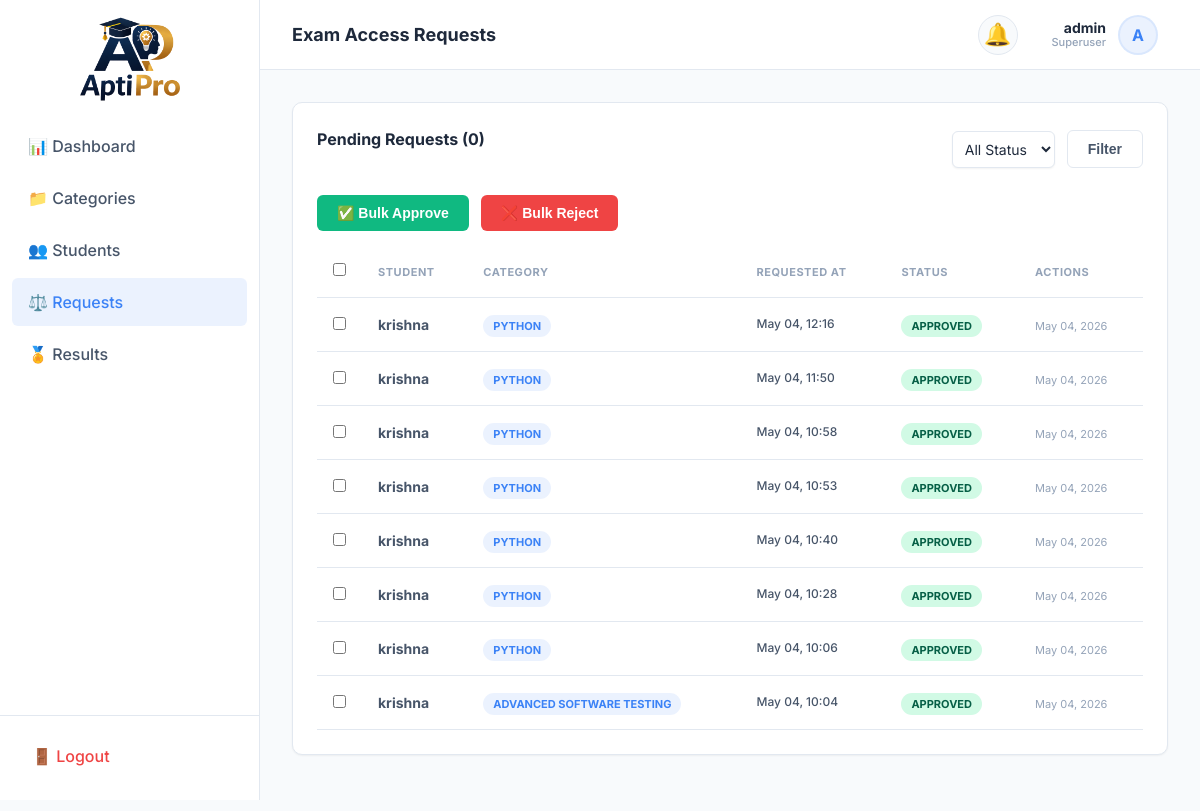
Screenshot of /admin-panel/requests/ (signed in) with the database file from the repository.
### exams/models.py (models this page shows, shortened)
class CustomUser(AbstractUser):
    class Role(models.TextChoices):
        STUDENT = 'Student', 'Student'
        ADMIN = 'Admin', 'Admin'
    role = models.CharField(
        max_length=10,
        choices=Role.choices,
        default=Role.STUDENT,
        db_index=True,
        help_text='Determines UI experience. Admin dashboard requires is_superuser.',
    )
    whatsapp_number = models.CharField(
        max_length=15,
        blank=True,
        validators=[
            RegexValidator(
                regex=r'^\+?1?\d{9,15}$',
                message='WhatsApp number must be 9-15 digits, optionally starting with +.',
            )
        ],
        help_text='WhatsApp number for direct contact.',
    )
    phone_number = models.CharField(
        max_length=15,
        blank=True,
        validators=[
            RegexValidator(
                regex=r'^\+?1?\d{9,15}$',
                message='Phone number must be 9-15 digits, optionally starting with +.',
            )
        ],
        help_text='Primary contact number.',
    )
    profile_photo = models.ImageField(
        upload_to='profile_photos/%Y/%m/',
        blank=True,
        null=True,
        help_text='Student profile picture.',
    )
    date_of_birth = models.DateField(
        blank=True,
        null=True,
        help_text='Student date of birth.',
    )
    address = models.TextField(
        blank=True,
        help_text='Full postal address.',
    )
    institution = models.CharField(
        max_length=200,
        blank=True,
        help_text='School / college / university name.',
    )
    @property
    def name(self):
        if self.first_name and self.last_name:
            return f"{self.first_name} {self.last_name}"
        return self.first_name or self.username
    class Meta:
        verbose_name = 'User'
        verbose_name_plural = 'Users'
        ordering = ['-date_joined']
        indexes = [
            models.Index(fields=['role'], name='idx_user_role'),
            models.Index(fields=['-date_joined'], name='idx_user_joined'),
            models.Index(fields=['email'], name='idx_user_email'),
        ]

class ExamRequest(models.Model):
    class Status(models.TextChoices):
        PENDING = 'Pending', 'Pending'
        APPROVED = 'Approved', 'Approved'
        REJECTED = 'Rejected', 'Rejected'
    id = models.UUIDField(
        primary_key=True,
        default=uuid.uuid4,
        editable=False,
    )
    student = models.ForeignKey(
        settings.AUTH_USER_MODEL,
        on_delete=models.CASCADE,
        related_name='exam_requests',
        help_text='Student requesting exam access.',
    )
    category = models.ForeignKey(
        'Category',
        on_delete=models.CASCADE,
        related_name='requests',
        help_text='Category the student wants to take an exam in.',
        null=True, # For existing records during migration
    )
    status = models.CharField(
        max_length=10,
        choices=Status.choices,
        default=Status.PENDING,
        db_index=True,
    )
    rejection_reason = models.TextField(
        blank=True,
        help_text='Reason for rejection (filled by admin if rejected).',
    )
    requested_at = models.DateTimeField(auto_now_add=True, db_index=True)
    reviewed_at = models.DateTimeField(
        null=True,
        blank=True,
        help_text='When the admin reviewed this request.',
    )
    reviewed_by = models.ForeignKey(
        settings.AUTH_USER_MODEL,
        on_delete=models.SET_NULL,
        null=True,
        blank=True,
        related_name='reviewed_requests',
        help_text='Admin who reviewed this request.',
    )
    class Meta:
        verbose_name = 'Exam Request'
        verbose_name_plural = 'Exam Requests'
        ordering = ['-requested_at']
        indexes = [
            models.Index(fields=['status', 'student', 'category'], name='idx_req_stat_stud_cat'),
            models.Index(fields=['status', 'student'], name='idx_req_status_student'),
            models.Index(fields=['status', '-requested_at'], name='idx_req_status_date'),
            models.Index(fields=['student', '-requested_at'], name='idx_req_student_date'),
        ]

class Category(models.Model):
    name = models.CharField(
        max_length=100,
        unique=True,
        db_index=True,
        help_text='Name of the exam category.'
    )
    description = models.TextField(
        blank=True,
        help_text='Brief overview of what this category covers.'
    )
    created_at = models.DateTimeField(auto_now_add=True, db_index=True)
    is_active = models.BooleanField(
        default=True,
        db_index=True,
        help_text='Whether this category is visible to students.'
    )
    class Meta:
        verbose_name = 'Category'
        verbose_name_plural = 'Categories'
        ordering = ['name']
        indexes = [
            models.Index(fields=['name'], name='idx_cat_name'),
            models.Index(fields=['-created_at'], name='idx_cat_created'),
        ]

### exams/views.py (the view)
# urls.py: path('admin-panel/requests/', views.AdminExamRequestsView.as_view(), name='admin_exam_requests'),
class AdminExamRequestsView(SuperuserRequiredMixin, ListView):
    template_name = 'exams/admin/exam_requests.html'
    context_object_name = 'requests'
    paginate_by = 20
    def get_queryset(self):
        qs = ExamRequest.objects.select_related('student').order_by('-requested_at')
        status = self.request.GET.get('status', '').strip()
        if status:
            qs = qs.filter(status=status)
        return qs
    def get_context_data(self, **kwargs):
        ctx = super().get_context_data(**kwargs)
        ctx['current_status'] = self.request.GET.get('status', '')
        ctx['status_choices'] = ExamRequest.Status.choices
        ctx['pending_count'] = ExamRequest.objects.filter(status='Pending').count()
        return ctx

### exams/mixins.py (called while the page is built)
    def test_func(self):
        return self.request.user.is_superuser

### templates/exams/admin/exam_requests.html (shortened to what this page needs)
{% extends 'base.html' %}
{% load static %}
{% block page_title %}Exam Access Requests{% endblock %}
{% block content %}
<div class="card">
  <div style="display: flex; align-items: center; justify-content: space-between; margin-bottom: 24px;">
    <div class="card-title">Pending Requests ({{ pending_count }})</div>
    <form method="GET" style="display: flex; gap: 12px; align-items: center;">
      <select name="status" class="input" style="padding: 8px;">
        <option value="">All Status</option>
      </select>
      <button type="submit" class="btn btn-outline btn-sm">Filter</button>
    </form>
  </div>
  <form action="{% url 'admin_bulk_request_action' %}" method="POST">
    <div style="display: flex; gap: 12px; margin-bottom: 16px;">
      <button type="submit" name="action" value="approve" class="btn btn-success btn-sm">✅ Bulk Approve</button>
      <button type="button" onclick="showBulkReject()" class="btn btn-danger btn-sm">❌ Bulk Reject</button>
    </div>
    <div class="table-container">
      <table class="data-table">
        <thead>
          <tr>
            <th width="40"><input type="checkbox" id="selectAll"></th>
            <th>Student</th>
            <th>Category</th>
            <th>Requested At</th>
            <th>Status</th>
            <th>Actions</th>
          </tr>
        </thead>
        <tbody>
          {% for req in requests %}
            <tr>
              <td><input type="checkbox" name="selected_requests" value="{{ req.id }}" class="row-checkbox"></td>
              <td style="font-weight: 700;">{{ req.student.username }}</td>
              <td><span class="badge badge-approved" style="background: var(--accent-primary-light); color: var(--accent-primary);">{{ req.category.name }}</span></td>
              <td style="font-size: 12px; font-weight: 500;">{{ req.requested_at|date:"M d, H:i" }}</td>
              <td><span class="badge badge-{{ req.status|lower }}">{{ req.status }}</span></td>
              <td>
                {% if req.status == 'Pending' %}
                  <div style="display: flex; gap: 8px;">
                    <button type="button" onclick="approveSingle('{{ req.id }}')" class="btn btn-outline btn-sm" style="color: var(--accent-success); border-color: var(--accent-success);">Approve</button>
                    <button type="button" onclick="rejectSingle('{{ req.id }}')" class="btn btn-outline btn-sm" style="color: var(--accent-danger); border-color: var(--accent-danger);">Reject</button>
                  </div>
                {% else %}
                  <span style="font-size: 11px; color: var(--text-muted);">{{ req.reviewed_at|date:"M d, Y" }}</span>
                {% endif %}
              </td>
            </tr>
          {% empty %}
            <tr><td colspan="6" style="text-align: center; color: var(--text-muted); padding: 48px;">No requests found.</td></tr>
          {% endfor %}
        </tbody>
      </table>
    </div>
  </form>
</div>
{% endblock %}

### templates/base.html (shortened to what this page needs)
{% load static %}
<!DOCTYPE html>
<html lang="en">
<head>
  <link rel="stylesheet" href="{% static 'css/style.css' %}">
</head>
<body class="{% block body_class %}{% endblock %}">
  <div class="app-container">
    {% if user.is_authenticated %}
    <div class="sidebar" id="sidebar">
      <div class="brand" style="display: flex; justify-content: center; margin-top: -3.5rem;margin-bottom: -4rem;">
        <img src="{% static 'images/logo.png' %}" alt="Aptipro Logo"
          style="height: 150px; width: 200px; object-fit: contain;">
      </div>
      <nav class="sidebar-nav">
        {% if user.is_superuser %}
        <a href="{% url 'admin_dashboard' %}"
          class="nav-link {% if request.resolver_match.url_name == 'admin_dashboard' %}active{% endif %}">📊
          Dashboard</a>
        <a href="{% url 'admin_categories' %}"
          class="nav-link {% if 'category' in request.resolver_match.url_name %}active{% endif %}">📁 Categories</a>
        <a href="{% url 'admin_students' %}"
          class="nav-link {% if 'student' in request.resolver_match.url_name %}active{% endif %}">👥 Students</a>
        <a href="{% url 'admin_exam_requests' %}"
          class="nav-link {% if 'request' in request.resolver_match.url_name %}active{% endif %}">⚖️ Requests</a>
        <a href="{% url 'admin_results' %}"
          class="nav-link {% if 'result' in request.resolver_match.url_name %}active{% endif %}">🏅 Results</a>
        {% endif %}
      </nav>
      <div style="padding: 16px; border-top: 1px solid var(--border-color);">
        <a href="{% url 'logout' %}" class="nav-link" style="color: var(--accent-danger);">🚪 Logout</a>
      </div>
    </div>
    {% endif %}
    <div class="main-content">
      {% if user.is_authenticated %}
      <header class="header">
        <h1 style="font-size: 18px; font-weight: 700; color: var(--text-primary);">
          {% block page_title %}Dashboard{% endblock %}
        </h1>
        <div class="header-actions">
          <div class="notification-container" id="notifContainer">
            <div class="notification-bell" onclick="toggleNotifDropdown(event)">
              🔔 {% if unread_count > 0 %}<span class="notification-badge" id="notifBadge"></span>{% endif %}
            </div>
          </div>
          <div class="user-meta" id="userMenuTrigger" onclick="toggleUserDropdown(event)">
            <div class="user-profile-trigger">
              <div class="user-info-text">
                <span class="user-name">{{ user.name|default:user.username }}</span>
                <span class="user-role">{{ user.get_role_display }}</span>
              </div>
              {% if user.profile_photo %}
              <img src="{{ user.profile_photo.url }}" alt="Profile" class="profile-circle">
              {% else %}
              <div class="profile-placeholder">{{ user.username.0|upper }}</div>
              {% endif %}
            </div>
          </div>
        </div>
      </header>
      {% endif %}
      <main class="content-body">
        {% block content %}{% endblock %}
      </main>
    </div>
  </div>
</body>
</html>

### rows the page displays
CustomUser: name "admin", role "Superuser", username.0 "A"
ExamRequest: student.username "krishna", category.name "PYTHON", requested_at "May 04, 12:16", status "APPROVED", reviewed_at "May 04, 2026"
ExamRequest: student.username "krishna", category.name "PYTHON", requested_at "May 04, 11:50", status "APPROVED", reviewed_at "May 04, 2026"
ExamRequest: student.username "krishna", category.name "PYTHON", requested_at "May 04, 10:58", status "APPROVED", reviewed_at "May 04, 2026"
ExamRequest: student.username "krishna", category.name "PYTHON", requested_at "May 04, 10:53", status "APPROVED", reviewed_at "May 04, 2026"
ExamRequest: student.username "krishna", category.name "PYTHON", requested_at "May 04, 10:40", status "APPROVED", reviewed_at "May 04, 2026"
ExamRequest: student.username "krishna", category.name "PYTHON", requested_at "May 04, 10:28", status "APPROVED", reviewed_at "May 04, 2026"
ExamRequest: student.username "krishna", category.name "PYTHON", requested_at "May 04, 10:06", status "APPROVED", reviewed_at "May 04, 2026"
ExamRequest: student.username "krishna", category.name "ADVANCED SOFTWARE TESTING", requested_at "May 04, 10:04", status "APPROVED", reviewed_at "May 04, 2026"

### other values shown
{{ pending_count }} "0"
